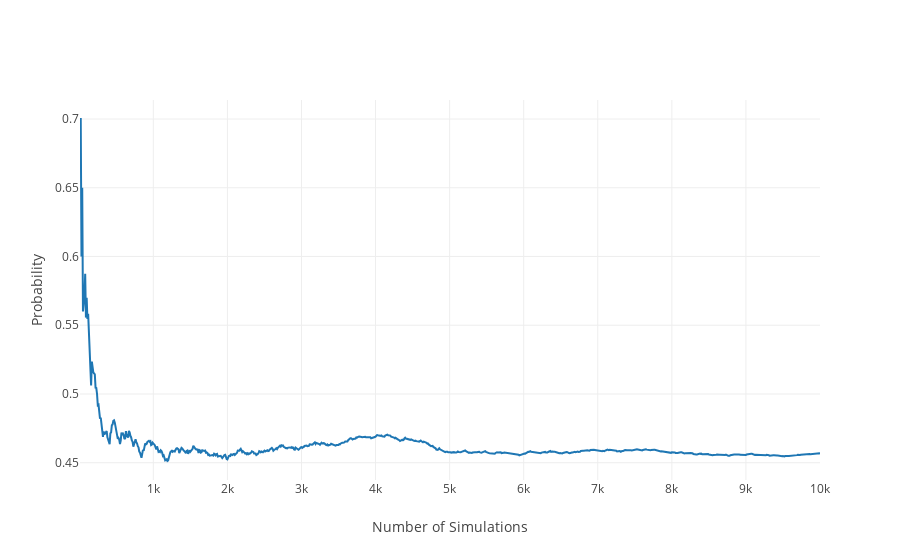

Notebook code for this chart:
### Markdown cell above
# Question 1 

Twins. About 30% of human twins are identical, and the rest are fraternal. Identical twins are necessarily the same sex – half are males and the other half are females. One-quarter of fraternal twins are both male, one-quarter both female, and one-half are mixes: one male, one female. You have just become a parent of twins and are told they are both girls. Given this information, what is the probability that they are identical? 

# Answer 

<img src="https://github.com/ysvrbnwl/ysvrbnwl.github.io/blob/master/twins.jpg?raw=true" />

```bash
P(identical) = 0.30
    ├── P(males|identical) = 0.50
    ├── P(females|identical) = 0.50
    ├── P(mixes|identical) = 0
    
P(identical) = 0.70
    ├── P(males|identical) = 0.25
    ├── P(females|identical) = 0.25
    ├── P(mixes|identical) = 0.50
```   
```
P(identical|females) = P(identical & females) / P(females)
P(identical|females) = P(identical & females) / (P(identical & females) + P(fraternal & females))
P(identical|females) = (0.30 * 0.50) / (0.30 * 0.50 + 0.70 * 0.25)
P(identical|females) = 0.15 / 0.325 = 0.461
```
### Simulation

### Code cell
prob_twins = [0.30, 0.70] # [identical, fraternal]
prob_identical = [0.50, 0.50] # [males, females]
prob_fraternal = [0.25, 0.25, 0.50] # [males, females, mixes]

identical_females = 0
females = 0
x_data = []
y_data = []

while females < 10000:
    twins = np.random.choice(['identical', 'fraternal'], p=prob_twins)
    if twins == 'fraternal':
        gender = np.random.choice(['males', 'females', 'mixes'], p=prob_fraternal)
        if gender == 'females':
            females += 1
    elif twins == 'identical':
        gender = np.random.choice(['males', 'females'], p=prob_identical)
        if gender == 'females':
            identical_females += 1
            females += 1
    if females != 0 and (females % 10) == 0:
        y_data.append(float(identical_females) / float(females))
        x_data.append(females)
    
        
# Plot the figure
fig = plot_probs(x_data, y_data)
iplot(fig)

### Figure 1 — Plotly figure (JSON) as saved in the notebook; plotly's stock layout.template omitted (floating-point values rounded to 4 significant figures; data arrays with more than 128 entries replaced by an {"elided": "..."} marker saying what was removed)
{"data": [{"type": "scatter", "x": {"elided": "3147 int values"}, "y": {"elided": "3147 float values"}}], "layout": {"xaxis": {"title": "Number of Simulations"}, "yaxis": {"title": "Probability"}}}
